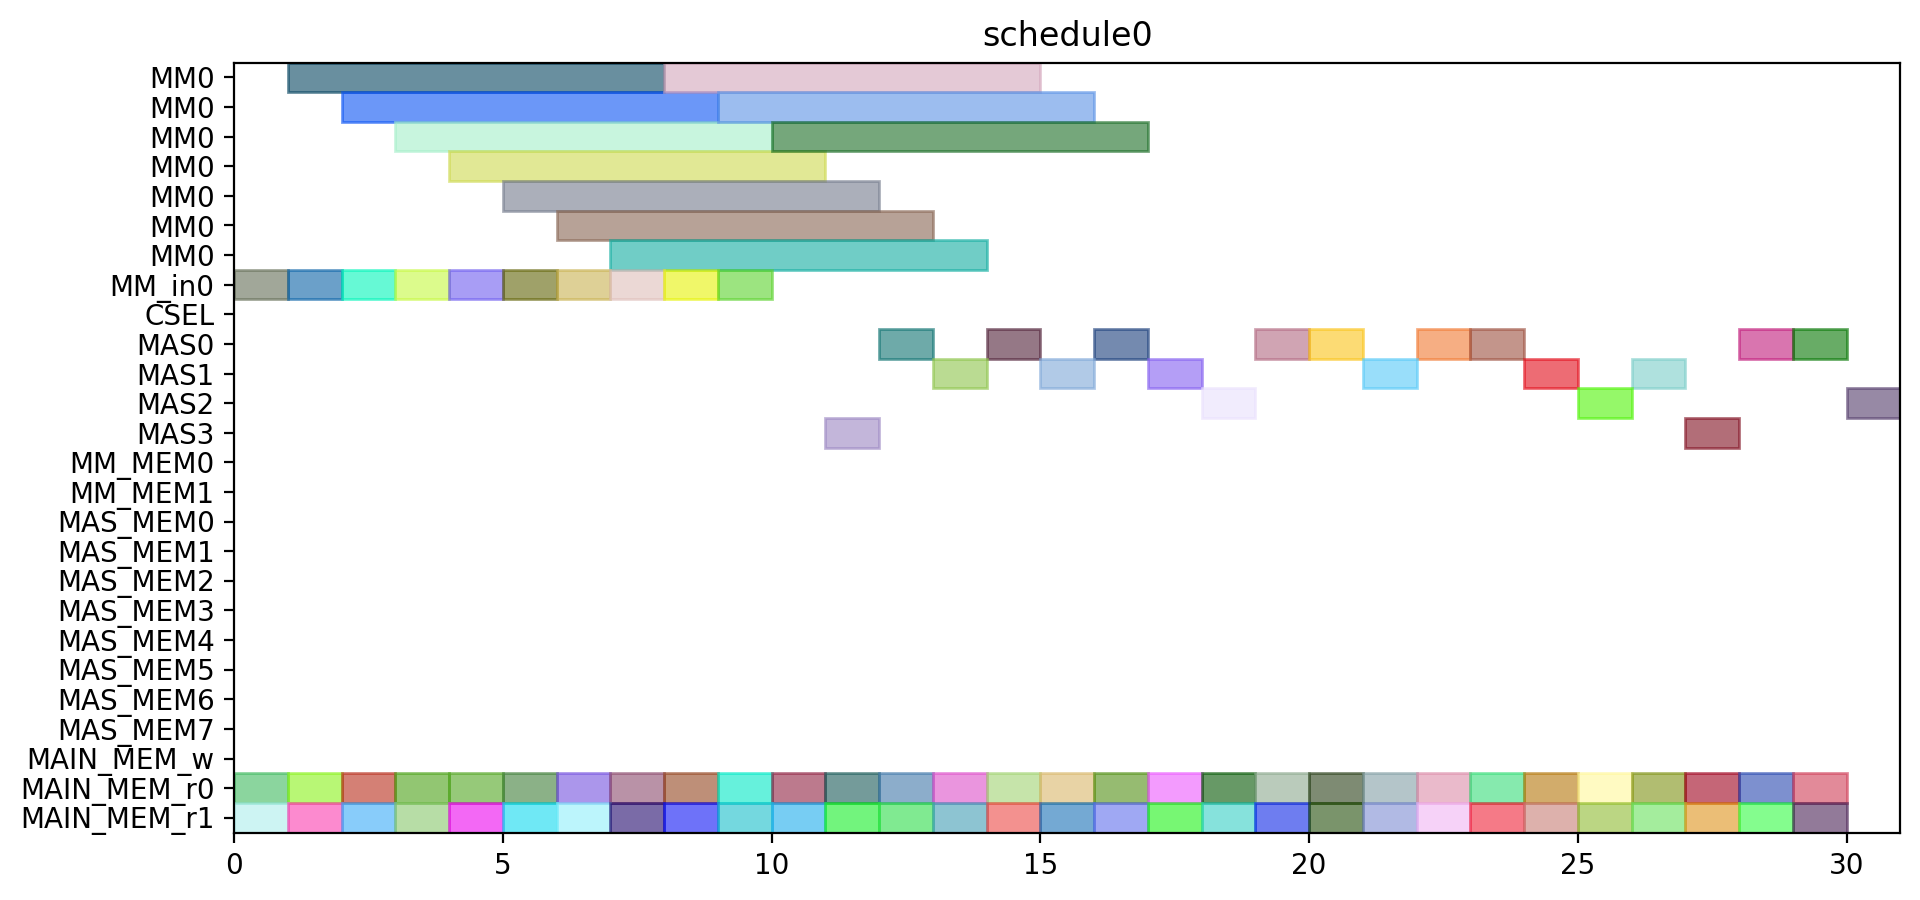

This figure's Python source:
from pyschedule import Scenario, solvers, plotters, alt


def solve():
	horizon = 131
	S = Scenario("schedule0", horizon=horizon)

	# resource
	MM = S.Resources('MM', num=1, size=7)
	MM_in = S.Resources('MM_in', num=1)
	CSEL = S.Resource('CSEL')
	MAS = S.Resources('MAS', num=4, size=1, periods=range(1, horizon))
	MM_MEM = S.Resources('MM_MEM', num=2)
	MAS_MEM = S.Resources('MAS_MEM', num=8)
	MAIN_MEM_w = S.Resource('MAIN_MEM_w', size=1)
	MAIN_MEM_r = S.Resources('MAIN_MEM_r', num=2)

	# result of previous scheduling

	# new tasks
	c_aa_a1_0 = S.Task('c_aa_a1_0', length=1, delay_cost=1)
	c_aa_a1_0 += alt(MAS)
	c_aa_a1_0_mem0 = S.Task('c_aa_a1_0_mem0', length=1, delay_cost=1)
	c_aa_a1_0_mem0 += MAIN_MEM_r[0]
	S += c_aa_a1_0_mem0 <= c_aa_a1_0

	c_aa_a1_0_mem1 = S.Task('c_aa_a1_0_mem1', length=1, delay_cost=1)
	c_aa_a1_0_mem1 += MAIN_MEM_r[1]
	S += c_aa_a1_0_mem1 <= c_aa_a1_0

	c_aa_a1_1 = S.Task('c_aa_a1_1', length=1, delay_cost=1)
	c_aa_a1_1 += alt(MAS)
	c_aa_a1_1_mem0 = S.Task('c_aa_a1_1_mem0', length=1, delay_cost=1)
	c_aa_a1_1_mem0 += MAIN_MEM_r[0]
	S += c_aa_a1_1_mem0 <= c_aa_a1_1

	c_aa_a1_1_mem1 = S.Task('c_aa_a1_1_mem1', length=1, delay_cost=1)
	c_aa_a1_1_mem1 += MAIN_MEM_r[1]
	S += c_aa_a1_1_mem1 <= c_aa_a1_1

	c_aa_t10 = S.Task('c_aa_t10', length=1, delay_cost=1)
	c_aa_t10 += alt(MAS)
	c_aa_t10_mem0 = S.Task('c_aa_t10_mem0', length=1, delay_cost=1)
	c_aa_t10_mem0 += MAIN_MEM_r[0]
	S += c_aa_t10_mem0 <= c_aa_t10

	c_aa_t10_mem1 = S.Task('c_aa_t10_mem1', length=1, delay_cost=1)
	c_aa_t10_mem1 += MAIN_MEM_r[1]
	S += c_aa_t10_mem1 <= c_aa_t10

	c_aa_t11 = S.Task('c_aa_t11', length=1, delay_cost=1)
	c_aa_t11 += alt(MAS)
	c_aa_t11_mem0 = S.Task('c_aa_t11_mem0', length=1, delay_cost=1)
	c_aa_t11_mem0 += MAIN_MEM_r[0]
	S += c_aa_t11_mem0 <= c_aa_t11

	c_aa_t11_mem1 = S.Task('c_aa_t11_mem1', length=1, delay_cost=1)
	c_aa_t11_mem1 += MAIN_MEM_r[1]
	S += c_aa_t11_mem1 <= c_aa_t11

	c_aa_t3_t0 = S.Task('c_aa_t3_t0', length=7, delay_cost=1)
	c_aa_t3_t0 += alt(MM)
	c_aa_t3_t0_in = S.Task('c_aa_t3_t0_in', length=1, delay_cost=1)
	c_aa_t3_t0_in += alt(MM_in)
	S += c_aa_t3_t0_in*MM_in[0]<=c_aa_t3_t0*MM[0]
	c_aa_t3_t0_mem0 = S.Task('c_aa_t3_t0_mem0', length=1, delay_cost=1)
	c_aa_t3_t0_mem0 += MAIN_MEM_r[0]
	S += c_aa_t3_t0_mem0 <= c_aa_t3_t0

	c_aa_t3_t0_mem1 = S.Task('c_aa_t3_t0_mem1', length=1, delay_cost=1)
	c_aa_t3_t0_mem1 += MAIN_MEM_r[1]
	S += c_aa_t3_t0_mem1 <= c_aa_t3_t0

	c_aa_t3_t1 = S.Task('c_aa_t3_t1', length=7, delay_cost=1)
	c_aa_t3_t1 += alt(MM)
	c_aa_t3_t1_in = S.Task('c_aa_t3_t1_in', length=1, delay_cost=1)
	c_aa_t3_t1_in += alt(MM_in)
	S += c_aa_t3_t1_in*MM_in[0]<=c_aa_t3_t1*MM[0]
	c_aa_t3_t1_mem0 = S.Task('c_aa_t3_t1_mem0', length=1, delay_cost=1)
	c_aa_t3_t1_mem0 += MAIN_MEM_r[0]
	S += c_aa_t3_t1_mem0 <= c_aa_t3_t1

	c_aa_t3_t1_mem1 = S.Task('c_aa_t3_t1_mem1', length=1, delay_cost=1)
	c_aa_t3_t1_mem1 += MAIN_MEM_r[1]
	S += c_aa_t3_t1_mem1 <= c_aa_t3_t1

	c_aa_t3_t2 = S.Task('c_aa_t3_t2', length=1, delay_cost=1)
	c_aa_t3_t2 += alt(MAS)
	c_aa_t3_t2_mem0 = S.Task('c_aa_t3_t2_mem0', length=1, delay_cost=1)
	c_aa_t3_t2_mem0 += MAIN_MEM_r[0]
	S += c_aa_t3_t2_mem0 <= c_aa_t3_t2

	c_aa_t3_t2_mem1 = S.Task('c_aa_t3_t2_mem1', length=1, delay_cost=1)
	c_aa_t3_t2_mem1 += MAIN_MEM_r[1]
	S += c_aa_t3_t2_mem1 <= c_aa_t3_t2

	c_aa_t3_t3 = S.Task('c_aa_t3_t3', length=1, delay_cost=1)
	c_aa_t3_t3 += alt(MAS)
	c_aa_t3_t3_mem0 = S.Task('c_aa_t3_t3_mem0', length=1, delay_cost=1)
	c_aa_t3_t3_mem0 += MAIN_MEM_r[0]
	S += c_aa_t3_t3_mem0 <= c_aa_t3_t3

	c_aa_t3_t3_mem1 = S.Task('c_aa_t3_t3_mem1', length=1, delay_cost=1)
	c_aa_t3_t3_mem1 += MAIN_MEM_r[1]
	S += c_aa_t3_t3_mem1 <= c_aa_t3_t3

	c_bb_a1_0 = S.Task('c_bb_a1_0', length=1, delay_cost=1)
	c_bb_a1_0 += alt(MAS)
	c_bb_a1_0_mem0 = S.Task('c_bb_a1_0_mem0', length=1, delay_cost=1)
	c_bb_a1_0_mem0 += MAIN_MEM_r[0]
	S += c_bb_a1_0_mem0 <= c_bb_a1_0

	c_bb_a1_0_mem1 = S.Task('c_bb_a1_0_mem1', length=1, delay_cost=1)
	c_bb_a1_0_mem1 += MAIN_MEM_r[1]
	S += c_bb_a1_0_mem1 <= c_bb_a1_0

	c_bb_a1_1 = S.Task('c_bb_a1_1', length=1, delay_cost=1)
	c_bb_a1_1 += alt(MAS)
	c_bb_a1_1_mem0 = S.Task('c_bb_a1_1_mem0', length=1, delay_cost=1)
	c_bb_a1_1_mem0 += MAIN_MEM_r[0]
	S += c_bb_a1_1_mem0 <= c_bb_a1_1

	c_bb_a1_1_mem1 = S.Task('c_bb_a1_1_mem1', length=1, delay_cost=1)
	c_bb_a1_1_mem1 += MAIN_MEM_r[1]
	S += c_bb_a1_1_mem1 <= c_bb_a1_1

	c_bb_t10 = S.Task('c_bb_t10', length=1, delay_cost=1)
	c_bb_t10 += alt(MAS)
	c_bb_t10_mem0 = S.Task('c_bb_t10_mem0', length=1, delay_cost=1)
	c_bb_t10_mem0 += MAIN_MEM_r[0]
	S += c_bb_t10_mem0 <= c_bb_t10

	c_bb_t10_mem1 = S.Task('c_bb_t10_mem1', length=1, delay_cost=1)
	c_bb_t10_mem1 += MAIN_MEM_r[1]
	S += c_bb_t10_mem1 <= c_bb_t10

	c_bb_t11 = S.Task('c_bb_t11', length=1, delay_cost=1)
	c_bb_t11 += alt(MAS)
	c_bb_t11_mem0 = S.Task('c_bb_t11_mem0', length=1, delay_cost=1)
	c_bb_t11_mem0 += MAIN_MEM_r[0]
	S += c_bb_t11_mem0 <= c_bb_t11

	c_bb_t11_mem1 = S.Task('c_bb_t11_mem1', length=1, delay_cost=1)
	c_bb_t11_mem1 += MAIN_MEM_r[1]
	S += c_bb_t11_mem1 <= c_bb_t11

	c_bb_t3_t0 = S.Task('c_bb_t3_t0', length=7, delay_cost=1)
	c_bb_t3_t0 += alt(MM)
	c_bb_t3_t0_in = S.Task('c_bb_t3_t0_in', length=1, delay_cost=1)
	c_bb_t3_t0_in += alt(MM_in)
	S += c_bb_t3_t0_in*MM_in[0]<=c_bb_t3_t0*MM[0]
	c_bb_t3_t0_mem0 = S.Task('c_bb_t3_t0_mem0', length=1, delay_cost=1)
	c_bb_t3_t0_mem0 += MAIN_MEM_r[0]
	S += c_bb_t3_t0_mem0 <= c_bb_t3_t0

	c_bb_t3_t0_mem1 = S.Task('c_bb_t3_t0_mem1', length=1, delay_cost=1)
	c_bb_t3_t0_mem1 += MAIN_MEM_r[1]
	S += c_bb_t3_t0_mem1 <= c_bb_t3_t0

	c_bb_t3_t1 = S.Task('c_bb_t3_t1', length=7, delay_cost=1)
	c_bb_t3_t1 += alt(MM)
	c_bb_t3_t1_in = S.Task('c_bb_t3_t1_in', length=1, delay_cost=1)
	c_bb_t3_t1_in += alt(MM_in)
	S += c_bb_t3_t1_in*MM_in[0]<=c_bb_t3_t1*MM[0]
	c_bb_t3_t1_mem0 = S.Task('c_bb_t3_t1_mem0', length=1, delay_cost=1)
	c_bb_t3_t1_mem0 += MAIN_MEM_r[0]
	S += c_bb_t3_t1_mem0 <= c_bb_t3_t1

	c_bb_t3_t1_mem1 = S.Task('c_bb_t3_t1_mem1', length=1, delay_cost=1)
	c_bb_t3_t1_mem1 += MAIN_MEM_r[1]
	S += c_bb_t3_t1_mem1 <= c_bb_t3_t1

	c_bb_t3_t2 = S.Task('c_bb_t3_t2', length=1, delay_cost=1)
	c_bb_t3_t2 += alt(MAS)
	c_bb_t3_t2_mem0 = S.Task('c_bb_t3_t2_mem0', length=1, delay_cost=1)
	c_bb_t3_t2_mem0 += MAIN_MEM_r[0]
	S += c_bb_t3_t2_mem0 <= c_bb_t3_t2

	c_bb_t3_t2_mem1 = S.Task('c_bb_t3_t2_mem1', length=1, delay_cost=1)
	c_bb_t3_t2_mem1 += MAIN_MEM_r[1]
	S += c_bb_t3_t2_mem1 <= c_bb_t3_t2

	c_bb_t3_t3 = S.Task('c_bb_t3_t3', length=1, delay_cost=1)
	c_bb_t3_t3 += alt(MAS)
	c_bb_t3_t3_mem0 = S.Task('c_bb_t3_t3_mem0', length=1, delay_cost=1)
	c_bb_t3_t3_mem0 += MAIN_MEM_r[0]
	S += c_bb_t3_t3_mem0 <= c_bb_t3_t3

	c_bb_t3_t3_mem1 = S.Task('c_bb_t3_t3_mem1', length=1, delay_cost=1)
	c_bb_t3_t3_mem1 += MAIN_MEM_r[1]
	S += c_bb_t3_t3_mem1 <= c_bb_t3_t3

	c_cc_a1_0 = S.Task('c_cc_a1_0', length=1, delay_cost=1)
	c_cc_a1_0 += alt(MAS)
	c_cc_a1_0_mem0 = S.Task('c_cc_a1_0_mem0', length=1, delay_cost=1)
	c_cc_a1_0_mem0 += MAIN_MEM_r[0]
	S += c_cc_a1_0_mem0 <= c_cc_a1_0

	c_cc_a1_0_mem1 = S.Task('c_cc_a1_0_mem1', length=1, delay_cost=1)
	c_cc_a1_0_mem1 += MAIN_MEM_r[1]
	S += c_cc_a1_0_mem1 <= c_cc_a1_0

	c_cc_a1_1 = S.Task('c_cc_a1_1', length=1, delay_cost=1)
	c_cc_a1_1 += alt(MAS)
	c_cc_a1_1_mem0 = S.Task('c_cc_a1_1_mem0', length=1, delay_cost=1)
	c_cc_a1_1_mem0 += MAIN_MEM_r[0]
	S += c_cc_a1_1_mem0 <= c_cc_a1_1

	c_cc_a1_1_mem1 = S.Task('c_cc_a1_1_mem1', length=1, delay_cost=1)
	c_cc_a1_1_mem1 += MAIN_MEM_r[1]
	S += c_cc_a1_1_mem1 <= c_cc_a1_1

	c_cc_t10 = S.Task('c_cc_t10', length=1, delay_cost=1)
	c_cc_t10 += alt(MAS)
	c_cc_t10_mem0 = S.Task('c_cc_t10_mem0', length=1, delay_cost=1)
	c_cc_t10_mem0 += MAIN_MEM_r[0]
	S += c_cc_t10_mem0 <= c_cc_t10

	c_cc_t10_mem1 = S.Task('c_cc_t10_mem1', length=1, delay_cost=1)
	c_cc_t10_mem1 += MAIN_MEM_r[1]
	S += c_cc_t10_mem1 <= c_cc_t10

	c_cc_t11 = S.Task('c_cc_t11', length=1, delay_cost=1)
	c_cc_t11 += alt(MAS)
	c_cc_t11_mem0 = S.Task('c_cc_t11_mem0', length=1, delay_cost=1)
	c_cc_t11_mem0 += MAIN_MEM_r[0]
	S += c_cc_t11_mem0 <= c_cc_t11

	c_cc_t11_mem1 = S.Task('c_cc_t11_mem1', length=1, delay_cost=1)
	c_cc_t11_mem1 += MAIN_MEM_r[1]
	S += c_cc_t11_mem1 <= c_cc_t11

	c_cc_t3_t0 = S.Task('c_cc_t3_t0', length=7, delay_cost=1)
	c_cc_t3_t0 += alt(MM)
	c_cc_t3_t0_in = S.Task('c_cc_t3_t0_in', length=1, delay_cost=1)
	c_cc_t3_t0_in += alt(MM_in)
	S += c_cc_t3_t0_in*MM_in[0]<=c_cc_t3_t0*MM[0]
	c_cc_t3_t0_mem0 = S.Task('c_cc_t3_t0_mem0', length=1, delay_cost=1)
	c_cc_t3_t0_mem0 += MAIN_MEM_r[0]
	S += c_cc_t3_t0_mem0 <= c_cc_t3_t0

	c_cc_t3_t0_mem1 = S.Task('c_cc_t3_t0_mem1', length=1, delay_cost=1)
	c_cc_t3_t0_mem1 += MAIN_MEM_r[1]
	S += c_cc_t3_t0_mem1 <= c_cc_t3_t0

	c_cc_t3_t1 = S.Task('c_cc_t3_t1', length=7, delay_cost=1)
	c_cc_t3_t1 += alt(MM)
	c_cc_t3_t1_in = S.Task('c_cc_t3_t1_in', length=1, delay_cost=1)
	c_cc_t3_t1_in += alt(MM_in)
	S += c_cc_t3_t1_in*MM_in[0]<=c_cc_t3_t1*MM[0]
	c_cc_t3_t1_mem0 = S.Task('c_cc_t3_t1_mem0', length=1, delay_cost=1)
	c_cc_t3_t1_mem0 += MAIN_MEM_r[0]
	S += c_cc_t3_t1_mem0 <= c_cc_t3_t1

	c_cc_t3_t1_mem1 = S.Task('c_cc_t3_t1_mem1', length=1, delay_cost=1)
	c_cc_t3_t1_mem1 += MAIN_MEM_r[1]
	S += c_cc_t3_t1_mem1 <= c_cc_t3_t1

	c_cc_t3_t2 = S.Task('c_cc_t3_t2', length=1, delay_cost=1)
	c_cc_t3_t2 += alt(MAS)
	c_cc_t3_t2_mem0 = S.Task('c_cc_t3_t2_mem0', length=1, delay_cost=1)
	c_cc_t3_t2_mem0 += MAIN_MEM_r[0]
	S += c_cc_t3_t2_mem0 <= c_cc_t3_t2

	c_cc_t3_t2_mem1 = S.Task('c_cc_t3_t2_mem1', length=1, delay_cost=1)
	c_cc_t3_t2_mem1 += MAIN_MEM_r[1]
	S += c_cc_t3_t2_mem1 <= c_cc_t3_t2

	c_cc_t3_t3 = S.Task('c_cc_t3_t3', length=1, delay_cost=1)
	c_cc_t3_t3 += alt(MAS)
	c_cc_t3_t3_mem0 = S.Task('c_cc_t3_t3_mem0', length=1, delay_cost=1)
	c_cc_t3_t3_mem0 += MAIN_MEM_r[0]
	S += c_cc_t3_t3_mem0 <= c_cc_t3_t3

	c_cc_t3_t3_mem1 = S.Task('c_cc_t3_t3_mem1', length=1, delay_cost=1)
	c_cc_t3_t3_mem1 += MAIN_MEM_r[1]
	S += c_cc_t3_t3_mem1 <= c_cc_t3_t3

	c_ab_t0_t0 = S.Task('c_ab_t0_t0', length=7, delay_cost=1)
	c_ab_t0_t0 += alt(MM)
	c_ab_t0_t0_in = S.Task('c_ab_t0_t0_in', length=1, delay_cost=1)
	c_ab_t0_t0_in += alt(MM_in)
	S += c_ab_t0_t0_in*MM_in[0]<=c_ab_t0_t0*MM[0]
	c_ab_t0_t0_mem0 = S.Task('c_ab_t0_t0_mem0', length=1, delay_cost=1)
	c_ab_t0_t0_mem0 += MAIN_MEM_r[0]
	S += c_ab_t0_t0_mem0 <= c_ab_t0_t0

	c_ab_t0_t0_mem1 = S.Task('c_ab_t0_t0_mem1', length=1, delay_cost=1)
	c_ab_t0_t0_mem1 += MAIN_MEM_r[1]
	S += c_ab_t0_t0_mem1 <= c_ab_t0_t0

	c_ab_t0_t1 = S.Task('c_ab_t0_t1', length=7, delay_cost=1)
	c_ab_t0_t1 += alt(MM)
	c_ab_t0_t1_in = S.Task('c_ab_t0_t1_in', length=1, delay_cost=1)
	c_ab_t0_t1_in += alt(MM_in)
	S += c_ab_t0_t1_in*MM_in[0]<=c_ab_t0_t1*MM[0]
	c_ab_t0_t1_mem0 = S.Task('c_ab_t0_t1_mem0', length=1, delay_cost=1)
	c_ab_t0_t1_mem0 += MAIN_MEM_r[0]
	S += c_ab_t0_t1_mem0 <= c_ab_t0_t1

	c_ab_t0_t1_mem1 = S.Task('c_ab_t0_t1_mem1', length=1, delay_cost=1)
	c_ab_t0_t1_mem1 += MAIN_MEM_r[1]
	S += c_ab_t0_t1_mem1 <= c_ab_t0_t1

	c_ab_t0_t2 = S.Task('c_ab_t0_t2', length=1, delay_cost=1)
	c_ab_t0_t2 += alt(MAS)
	c_ab_t0_t2_mem0 = S.Task('c_ab_t0_t2_mem0', length=1, delay_cost=1)
	c_ab_t0_t2_mem0 += MAIN_MEM_r[0]
	S += c_ab_t0_t2_mem0 <= c_ab_t0_t2

	c_ab_t0_t2_mem1 = S.Task('c_ab_t0_t2_mem1', length=1, delay_cost=1)
	c_ab_t0_t2_mem1 += MAIN_MEM_r[1]
	S += c_ab_t0_t2_mem1 <= c_ab_t0_t2

	c_ab_t0_t3 = S.Task('c_ab_t0_t3', length=1, delay_cost=1)
	c_ab_t0_t3 += alt(MAS)
	c_ab_t0_t3_mem0 = S.Task('c_ab_t0_t3_mem0', length=1, delay_cost=1)
	c_ab_t0_t3_mem0 += MAIN_MEM_r[0]
	S += c_ab_t0_t3_mem0 <= c_ab_t0_t3

	c_ab_t0_t3_mem1 = S.Task('c_ab_t0_t3_mem1', length=1, delay_cost=1)
	c_ab_t0_t3_mem1 += MAIN_MEM_r[1]
	S += c_ab_t0_t3_mem1 <= c_ab_t0_t3

	c_ab_t1_t0 = S.Task('c_ab_t1_t0', length=7, delay_cost=1)
	c_ab_t1_t0 += alt(MM)
	c_ab_t1_t0_in = S.Task('c_ab_t1_t0_in', length=1, delay_cost=1)
	c_ab_t1_t0_in += alt(MM_in)
	S += c_ab_t1_t0_in*MM_in[0]<=c_ab_t1_t0*MM[0]
	c_ab_t1_t0_mem0 = S.Task('c_ab_t1_t0_mem0', length=1, delay_cost=1)
	c_ab_t1_t0_mem0 += MAIN_MEM_r[0]
	S += c_ab_t1_t0_mem0 <= c_ab_t1_t0

	c_ab_t1_t0_mem1 = S.Task('c_ab_t1_t0_mem1', length=1, delay_cost=1)
	c_ab_t1_t0_mem1 += MAIN_MEM_r[1]
	S += c_ab_t1_t0_mem1 <= c_ab_t1_t0

	c_ab_t1_t1 = S.Task('c_ab_t1_t1', length=7, delay_cost=1)
	c_ab_t1_t1 += alt(MM)
	c_ab_t1_t1_in = S.Task('c_ab_t1_t1_in', length=1, delay_cost=1)
	c_ab_t1_t1_in += alt(MM_in)
	S += c_ab_t1_t1_in*MM_in[0]<=c_ab_t1_t1*MM[0]
	c_ab_t1_t1_mem0 = S.Task('c_ab_t1_t1_mem0', length=1, delay_cost=1)
	c_ab_t1_t1_mem0 += MAIN_MEM_r[0]
	S += c_ab_t1_t1_mem0 <= c_ab_t1_t1

	c_ab_t1_t1_mem1 = S.Task('c_ab_t1_t1_mem1', length=1, delay_cost=1)
	c_ab_t1_t1_mem1 += MAIN_MEM_r[1]
	S += c_ab_t1_t1_mem1 <= c_ab_t1_t1

	solvers.mip.solve(S,msg=1,kind='CPLEX',ratio_gap=1.01)

	solution = [['hoge']*len(S.solution()[1]) for i in range(len(S.solution()))]
	for i in range(len(S.solution())):
		for j in range(len(S.solution()[i])):
			solution[i][j]=str(S.solution()[i][j])
	print(solution)

	cycles = int(solution[-1][3])

	pic_file_name = "/home/mfukuda/ABE/multiRAM_multiMAS_16mux/scheduling_result/stage7MM1_stage1MAS4/FP12_INV_BEFORE_FPINV/schedule0.png"
	if(S.solution() != []):
		plotters.matplotlib.plot(S,img_filename=pic_file_name, show_task_labels=False, fig_size=(cycles*0.25+3, 5))

	return solution
